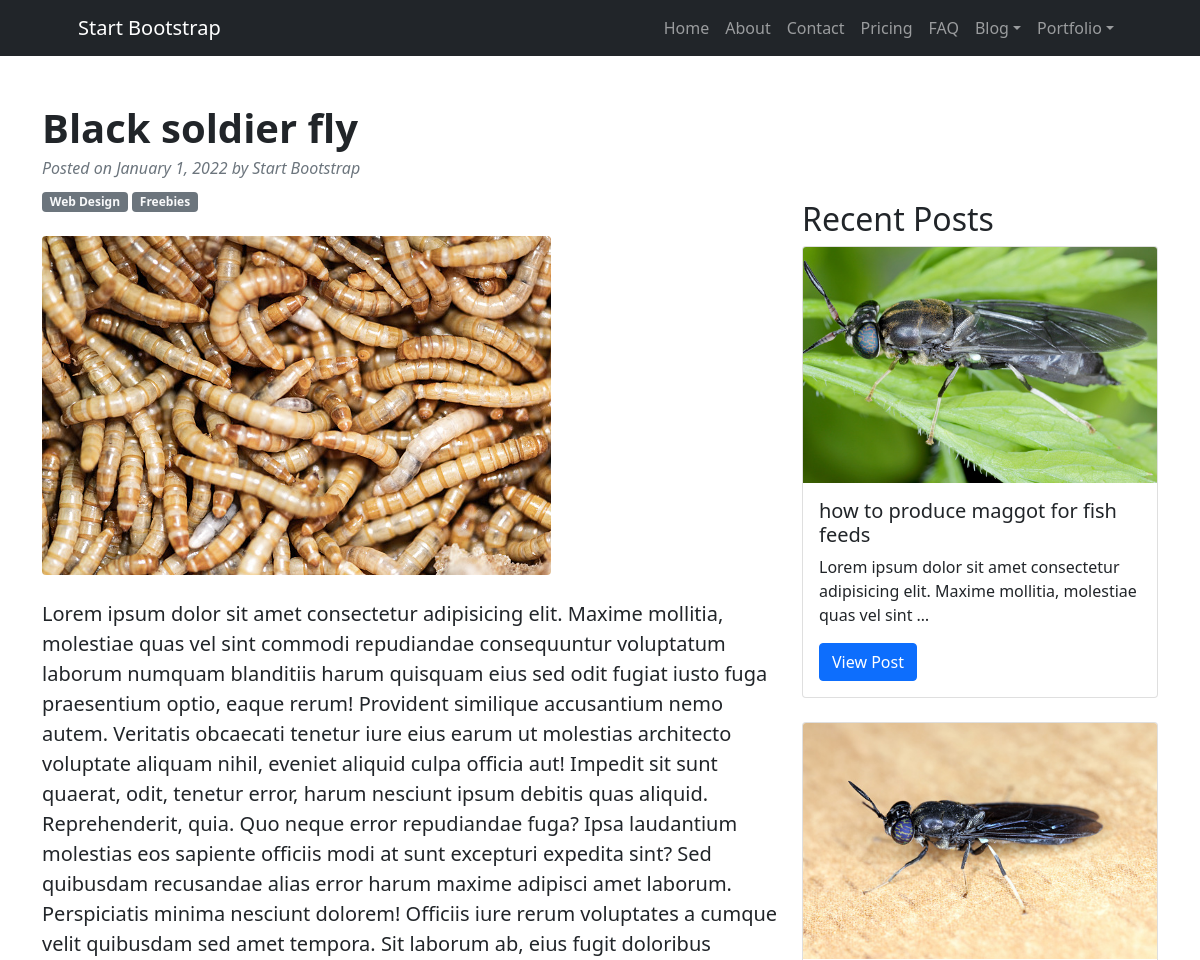
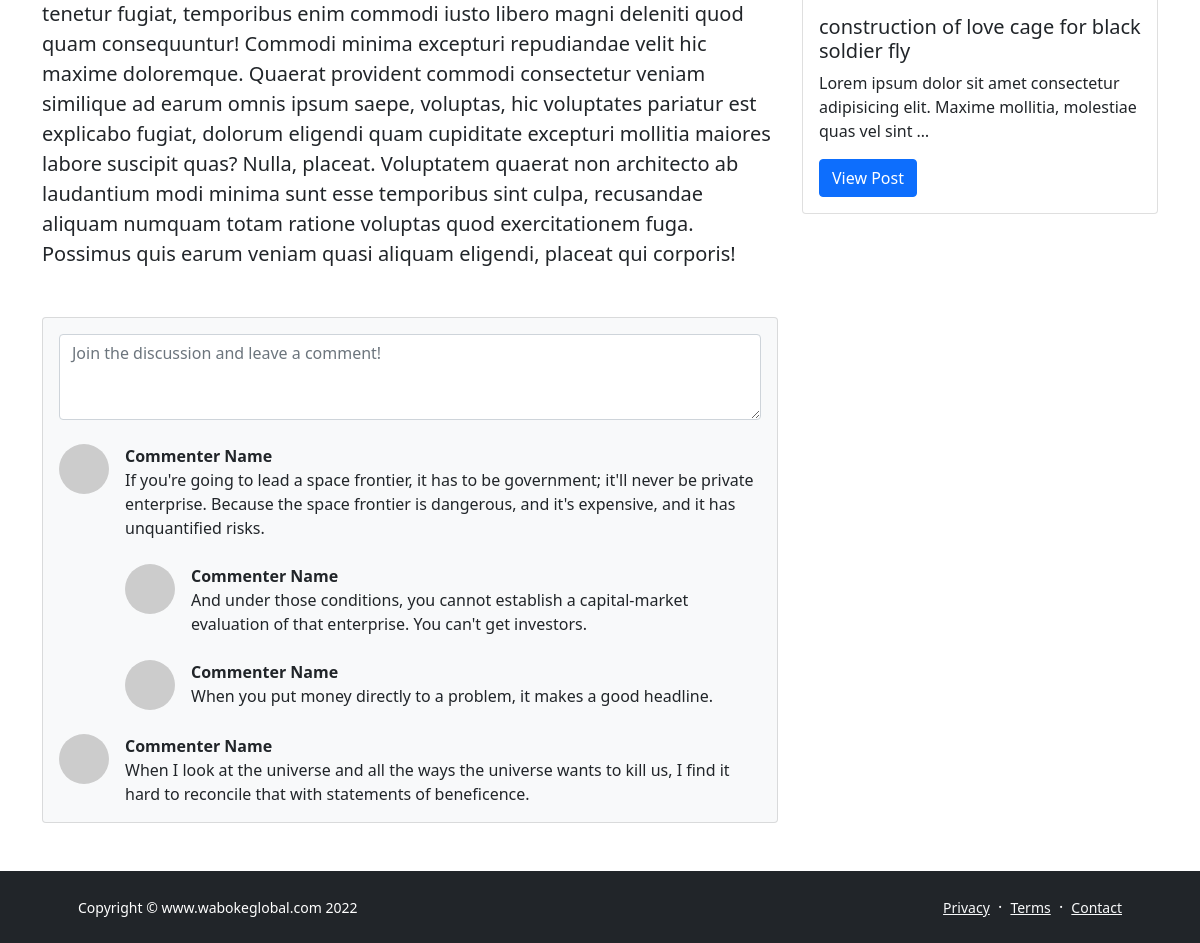
The app's page /detailed/black-soldier-fly with its own data (2 pictures, top to bottom).
### cmsapp/models.py (models this page shows, shortened)
class Post(models.Model):
    title = models.CharField(max_length=500)
    image=models.ImageField(upload_to='img')
    body =models.TextField()
    post_id = models.UUIDField(default=uuid.uuid4, primary_key=True, unique=True, editable=False)
    create=models.DateTimeField(auto_now_add=True)
    modified = models.DateTimeField(auto_now=True)
    slug=models.SlugField()

### cmsapp/views.py (the view)
# urls.py: path('detailed/<str:slug>',views.detailed, name='detailed'),
def detailed(request, slug):
    post_details = Post.objects.get(slug=slug)
    recent_post = Post.objects.exclude(post_id__exact=post_details.post_id)[:5]
    context= { 'post_details':post_details,'recent_post':recent_post }
    template_name = 'cmsapp/detailed.html'
    return render(request, template_name, context)

### templates/cmsapp/detailed.html (shortened to what this page needs)
{% extends 'base.html' %}
{% block content %}
<div class="container mt-5">
    <div class="row">
        <div class="col-lg-8">
            <article>
                <header class="mb-4">
                    <h1 class="fw-bolder mb-1">{{post_details.title}}</h1>
                    <div class="text-muted fst-italic mb-2">Posted on January 1, 2022 by Start Bootstrap</div>
                    <a class="badge bg-secondary text-decoration-none link-light" href="#!">Web Design</a>
                    <a class="badge bg-secondary text-decoration-none link-light" href="#!">Freebies</a>
                </header>
                <figure class="mb-4"><img class="img-fluid rounded" src="{{post_details.image.url}}" alt="..." /></figure>
                <section class="mb-5">
                    <p class="fs-5 mb-4">{{post_details.body}}</p>
                </section>
            </article>
            <section class="mb-5">
                <div class="card bg-light">
                    <div class="card-body">
                        <form class="mb-4"><textarea class="form-control" rows="3" placeholder="Join the discussion and leave a comment!"></textarea></form>
                        <div class="d-flex mb-4">
                            <div class="flex-shrink-0"><img class="rounded-circle" src="https://dummyimage.com/50x50/ced4da/6c757d.jpg" alt="..." /></div>
                            <div class="ms-3">
                                <div class="fw-bold">Commenter Name</div>
                                If you're going to lead a space frontier, it has to be government; it'll never be private enterprise. Because the space frontier is dangerous, and it's expensive, and it has unquantified risks.
                                <div class="d-flex mt-4">
                                    <div class="flex-shrink-0"><img class="rounded-circle" src="https://dummyimage.com/50x50/ced4da/6c757d.jpg" alt="..." /></div>
                                    <div class="ms-3">
                                        <div class="fw-bold">Commenter Name</div>
                                        And under those conditions, you cannot establish a capital-market evaluation of that enterprise. You can't get investors.
                                    </div>
                                </div>
                                <div class="d-flex mt-4">
                                    <div class="flex-shrink-0"><img class="rounded-circle" src="https://dummyimage.com/50x50/ced4da/6c757d.jpg" alt="..." /></div>
                                    <div class="ms-3">
                                        <div class="fw-bold">Commenter Name</div>
                                        When you put money directly to a problem, it makes a good headline.
                                    </div>
                                </div>
                            </div>
                        </div>
                        <div class="d-flex">
                            <div class="flex-shrink-0"><img class="rounded-circle" src="https://dummyimage.com/50x50/ced4da/6c757d.jpg" alt="..." /></div>
                            <div class="ms-3">
                                <div class="fw-bold">Commenter Name</div>
                                When I look at the universe and all the ways the universe wants to kill us, I find it hard to reconcile that with statements of beneficence.
                            </div>
                        </div>
                    </div>
                </div>
            </section>
        </div>
        <div class="col-lg-4 mt-5">
            <h2>Recent Posts</h2>
            {% for post in recent_post %}
            <div class="card">
                <img src=" {{post.image.url}} " class="card-img-top" alt="...">
                <div class="card-body">
                  <h5 class="card-title">{{post.title}}</h5>
                  <p class="card-text">{{post.body|truncatechars:100}}</p>
                  <a href=" {% url 'detailed' post.slug %} " class="btn btn-primary">View Post</a>
                </div>
              </div></br>
              {% endfor %}
        </div>
    </div>
</div>{% endblock  %}

### records on screen
Post: title "Black soldier fly", image (picture), body "Lorem ipsum dolor sit amet consectetur adipisicing elit. Maxime mollitia, molestiae quas vel sint commodi repudiandae consequuntur voluptatum laborum numquam blanditiis harum quisquam eius sed odit fugiat iusto fuga praesentium optio, eaque rerum! Provident similique accusantium nemo autem. Veritatis obcaecati tenetur iure eius earum ut molestias architecto voluptate aliquam nihil, eveniet aliquid culpa officia aut! Impedit sit sunt quaerat, odit, tenetur error, harum nesciunt ipsum debitis quas aliquid. Reprehenderit, quia. Quo neque error repudiandae fuga? Ipsa laudantium molestias eos sapiente officiis modi at sunt excepturi expedita sint? Sed quibusdam recusandae alias error harum…"
Post: image (picture), title "how to produce maggot for fish feeds", body "Lorem ipsum dolor sit amet consectetur adipisicing elit. Maxime mollitia, molestiae quas vel sint …"
Post: image (picture), title "construction of love cage for black soldier fly", body "Lorem ipsum dolor sit amet consectetur adipisicing elit. Maxime mollitia, molestiae quas vel sint …"
